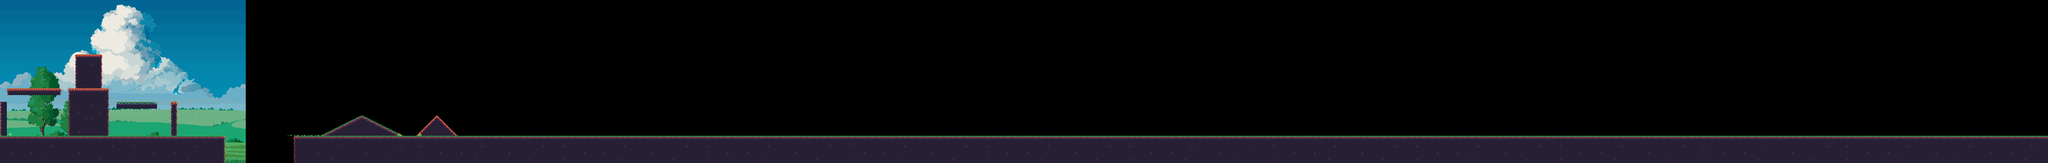

The image is a tile-based game level rendered from a .tmx file. Its description and source (layers, tilesets, objects; grid data summarised) follow:
An orthogonal 300x24 tile map with 16x16 px tiles, 2 tile layers (Ground, Decorations), 2 tilesets, 4 image layers and 15 objects (8x Enemy, 3x SpawnPoint, Goal, Spring, Portal, ...).

<map version="1.10" tiledversion="1.11.2" class="GameMap" orientation="orthogonal" renderorder="right-down" width="300" height="24" tilewidth="16" tileheight="16" infinite="0" nextlayerid="25" nextobjectid="3479">
 <properties>
  <property name="Song" value="song1" />
 </properties>
 <tileset firstgid="1" source="tileset.tsx" />
 <tileset firstgid="4097" source="Tileset/tileset0.tsx" />
 <imagelayer id="21" name="1" repeatx="1">
  <image source="Background/0/1.png" width="576" height="324" />
 </imagelayer>
 <imagelayer id="22" name="2" parallaxx="0.5" parallaxy="0.9" repeatx="1">
  <image source="Background/0/2.png" width="576" height="324" />
 </imagelayer>
 <imagelayer id="23" name="3" offsetx="0" offsety="28" parallaxx="0.6" parallaxy="0.95" repeatx="1">
  <image source="Background/0/3.png" width="576" height="324" />
 </imagelayer>
 <imagelayer id="24" name="4" offsetx="0" offsety="60" parallaxx="0.7" repeatx="1">
  <image source="Background/0/4.png" width="576" height="324" />
 </imagelayer>
 <layer id="1" name="Ground" width="300" height="24">
  <data>[7200 cells, 1287 non-empty, 26 distinct tile ids]</data>
 </layer>
 <layer id="3" name="Decorations" width="300" height="24">
  <data>[7200 cells, 8 non-empty, 3 distinct tile ids]</data>
 </layer>
 <objectgroup id="2" name="Objects">
  <object id="16" name="Player" type="SpawnPoint" x="4336" y="288">
   <properties>
    <property name="Name" value="Entry" />
   </properties>
   <point />
  </object>
  <object id="35" name="Goal" x="4464" y="186" width="28" height="134" />
  <object id="3183" name="SpawnPoint" type="SpawnPoint" x="4384" y="288">
   <properties>
    <property name="Name" value="Point1" />
   </properties>
   <point />
  </object>
  <object id="3225" name="Spring" x="832" y="0">
   <point />
  </object>
  <object id="3226" name="Enemy" x="816" y="0">
   <point />
  </object>
  <object id="3227" name="Enemy" x="848" y="0">
   <point />
  </object>
  <object id="3228" name="Door" type="Portal" x="864" y="0">
   <properties>
    <property name="TargetMap" value="map1" />
    <property name="TargetPoint" value="Entry" />
   </properties>
   <point />
  </object>
  <object id="3229" name="SpawnPoint" type="SpawnPoint" x="880" y="0">
   <properties>
    <property name="Name" value="Point0" />
   </properties>
   <point />
  </object>
  <object id="3230" name="Platform" x="464" y="240">
   <point />
  </object>
  <object id="3231" name="Enemy" x="896" y="0">
   <point />
  </object>
  <object id="3232" name="Enemy" x="928" y="0">
   <point />
  </object>
  <object id="3233" name="Enemy" x="944" y="0">
   <point />
  </object>
  <object id="3234" name="Enemy" x="976" y="0">
   <point />
  </object>
  <object id="3235" name="Enemy" x="992" y="0">
   <point />
  </object>
  <object id="3478" name="Enemy" x="137" y="284.5">
   <point />
  </object>
 </objectgroup>
</map>
